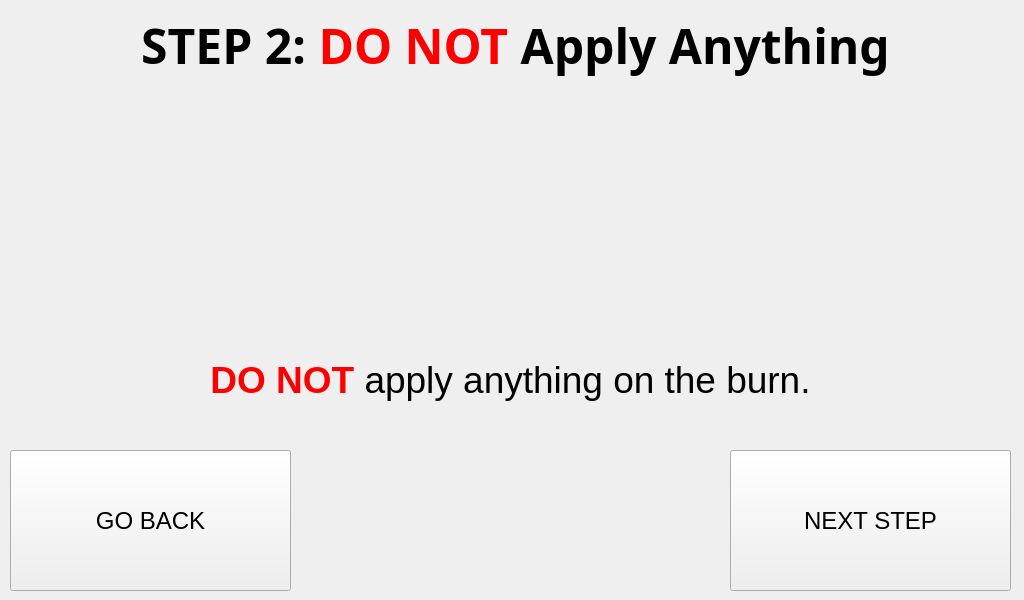
<?xml version="1.0" encoding="UTF-8"?>
<ui version="4.0">
 <class>step_2_window</class>
 <widget class="QMainWindow" name="step_2_window">
  <property name="geometry">
   <rect>
    <x>0</x>
    <y>0</y>
    <width>1024</width>
    <height>600</height>
   </rect>
  </property>
  <property name="minimumSize">
   <size>
    <width>1024</width>
    <height>600</height>
   </size>
  </property>
  <property name="maximumSize">
   <size>
    <width>1024</width>
    <height>600</height>
   </size>
  </property>
  <property name="windowTitle">
   <string>Step 2 Procedure</string>
  </property>
  <widget class="QWidget" name="centralwidget">
   <widget class="QLabel" name="title_step_2">
    <property name="geometry">
     <rect>
      <x>10</x>
      <y>10</y>
      <width>1011</width>
      <height>71</height>
     </rect>
    </property>
    <property name="font">
     <font>
      <family>Unispace</family>
      <pointsize>18</pointsize>
      <weight>75</weight>
      <bold>true</bold>
     </font>
    </property>
    <property name="text">
     <string>&lt;html&gt;&lt;head/&gt;&lt;body&gt;&lt;p align=&quot;center&quot;&gt;&lt;span style=&quot; font-size:36pt;&quot;&gt;STEP 2: &lt;/span&gt;&lt;span style=&quot; font-size:36pt; color:#ff0000;&quot;&gt;DO NOT&lt;/span&gt;&lt;span style=&quot; font-size:36pt;&quot;&gt; Apply Anything&lt;/span&gt;&lt;/p&gt;&lt;/body&gt;&lt;/html&gt;</string>
    </property>
    <property name="alignment">
     <set>Qt::AlignCenter</set>
    </property>
   </widget>
   <widget class="QLabel" name="text_steps_2">
    <property name="geometry">
     <rect>
      <x>20</x>
      <y>320</y>
      <width>981</width>
      <height>121</height>
     </rect>
    </property>
    <property name="font">
     <font>
      <pointsize>14</pointsize>
     </font>
    </property>
    <property name="text">
     <string>&lt;html&gt;&lt;head/&gt;&lt;body&gt;&lt;p align=&quot;center&quot;&gt;&lt;span style=&quot; font-family:'Calibri'; font-size:28pt; font-weight:600; color:#ff0000;&quot;&gt;DO NOT &lt;/span&gt;&lt;span style=&quot; font-family:'Calibri'; font-size:28pt; color:#000000;&quot;&gt;apply anything on the burn.&lt;/span&gt;&lt;/p&gt;&lt;/body&gt;&lt;/html&gt;</string>
    </property>
   </widget>
   <widget class="QLabel" name="gif_player_label_2">
    <property name="geometry">
     <rect>
      <x>330</x>
      <y>80</y>
      <width>360</width>
      <height>240</height>
     </rect>
    </property>
    <property name="minimumSize">
     <size>
      <width>360</width>
      <height>240</height>
     </size>
    </property>
    <property name="maximumSize">
     <size>
      <width>360</width>
      <height>240</height>
     </size>
    </property>
    <property name="font">
     <font>
      <family>Unispace</family>
      <pointsize>16</pointsize>
      <weight>75</weight>
      <bold>true</bold>
     </font>
    </property>
    <property name="lineWidth">
     <number>1</number>
    </property>
    <property name="text">
     <string/>
    </property>
    <property name="alignment">
     <set>Qt::AlignCenter</set>
    </property>
   </widget>
   <widget class="QPushButton" name="next_step_button_2">
    <property name="geometry">
     <rect>
      <x>730</x>
      <y>450</y>
      <width>281</width>
      <height>141</height>
     </rect>
    </property>
    <property name="font">
     <font>
      <pointsize>18</pointsize>
     </font>
    </property>
    <property name="cursor">
     <cursorShape>PointingHandCursor</cursorShape>
    </property>
    <property name="text">
     <string>NEXT STEP</string>
    </property>
   </widget>
   <widget class="QPushButton" name="go_back_injury_type_2">
    <property name="geometry">
     <rect>
      <x>10</x>
      <y>450</y>
      <width>281</width>
      <height>141</height>
     </rect>
    </property>
    <property name="font">
     <font>
      <pointsize>18</pointsize>
     </font>
    </property>
    <property name="text">
     <string>GO BACK</string>
    </property>
   </widget>
   <zorder>text_steps_2</zorder>
   <zorder>title_step_2</zorder>
   <zorder>gif_player_label_2</zorder>
   <zorder>next_step_button_2</zorder>
   <zorder>go_back_injury_type_2</zorder>
  </widget>
 </widget>
 <resources/>
 <connections/>
</ui>
